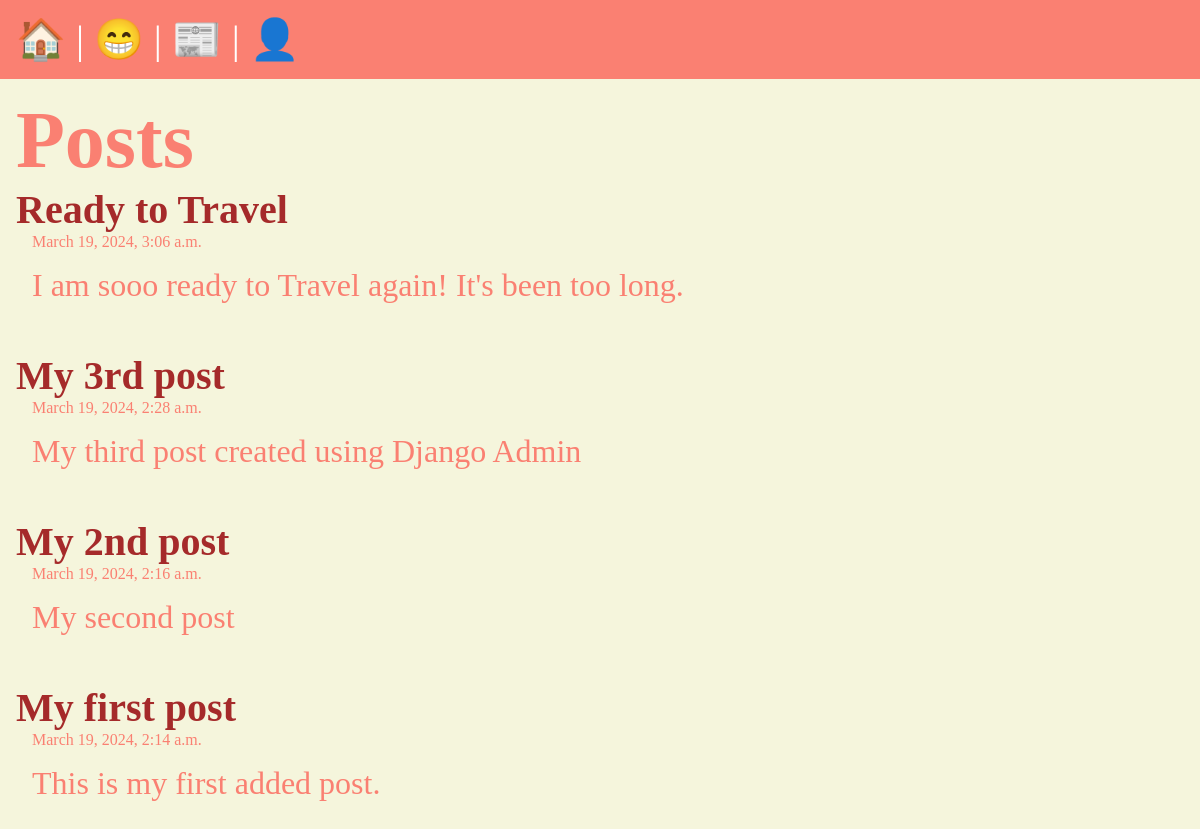
/posts/, run on the app's committed database.
### posts/models.py (models this page shows, shortened)
class Post(models.Model):
  title = models.CharField(max_length=75)
  body = models.TextField()
  slug = models.SlugField()
  date = models.DateTimeField(auto_now_add=True)
  banner = models.ImageField(default='fallback.png', blank=True)

### posts/views.py (the view)
def posts_list(request):
  posts = Post.objects.all().order_by('-date')
  return render(request, 'posts/posts_list.html', { 'posts': posts})

### posts/templates/posts/posts_list.html (shortened to what this page needs)
{% extends 'layout.html' %}
{% block content %}
<section>
	<h1>Posts</h1>
	{% for post in posts %}
	<article class="post">
		<h2>
			<a href="{% url 'posts:page' slug=post.slug %}"> {{ post.title }} </a>
		</h2>
		<p class="timestamp">{{ post.date }}</p>
		<p>{{ post.body }}</p>
	</article>
	{% endfor %}
</section>
{% endblock %}

### templates/layout.html (shortened to what this page needs)
<!DOCTYPE html>
{% load static %}
<html lang="en">
	<head>
		<link rel="stylesheet" href="{% static 'css/style.css' %}" />
	</head>
	<body>
		<nav>
			<a href="/"> <span role="img" aria-label="Home" title="Home">🏠</span></a>
			|
			<a href="/about">
				<span role="img" aria-label="About" title="About"> 😁 </span></a
			>
			|
			<a href="{% url 'posts:list' %}">
				<span role="img" aria-label="Posts" title="Posts">📰</span></a
			>
			|
			{% if user.is_authenticated %}
			<a href="{% url 'posts:new-post' %}">
				<span role="img" aria-label="New Post" title="New Post">🆕</span></a
			>
			|
			<form class="logout" action="{% url 'users:logout' %}" method="post">
				{% csrf_token %}
				<button class="logout-button" aria-label="User Logout Button" title="User Logout Button">👋</button>
			</form>
			{% else %}
			<a href="{% url 'users:login' %}">
				<span role="img" aria-label="User Login" title="User Login">👤</span></a
			>
			{% endif %}
		</nav>
		<main>{% block content %}{% endblock %}</main>
	</body>
</html>

### static/css/style.css (style rules this page uses)
* { margin: 0; padding: 0; box-sizing: border-box; }
body { min-height: 100vh; display: flex; flex-flow: column; font-size: 3rem; background-color: beige; color: salmon; }
nav { padding: 1rem; background-color: salmon; color: white; font-size: 2.5rem; }
main { display: grid; margin: 1rem; }
h1 { text-align: start; font-size: 5rem; }
h2 { font-size: 2.5rem; text-align: start; }
p { font-size: 2rem; margin: 0 0 1rem 1rem; }
a { text-decoration: none; color: brown; }
.post { margin-bottom: 3rem; }
.timestamp { font-size: 1rem; }

### data on the page
Post: title "Ready to Travel", date "March 19, 2024, 3:06 a.m.", body "I am sooo ready to Travel again! It's been too long."
Post: title "My 3rd post", date "March 19, 2024, 2:28 a.m.", body "My third post created using Django Admin"
Post: title "My 2nd post", date "March 19, 2024, 2:16 a.m.", body "My second post"
Post: title "My first post", date "March 19, 2024, 2:14 a.m.", body "This is my first added post."
